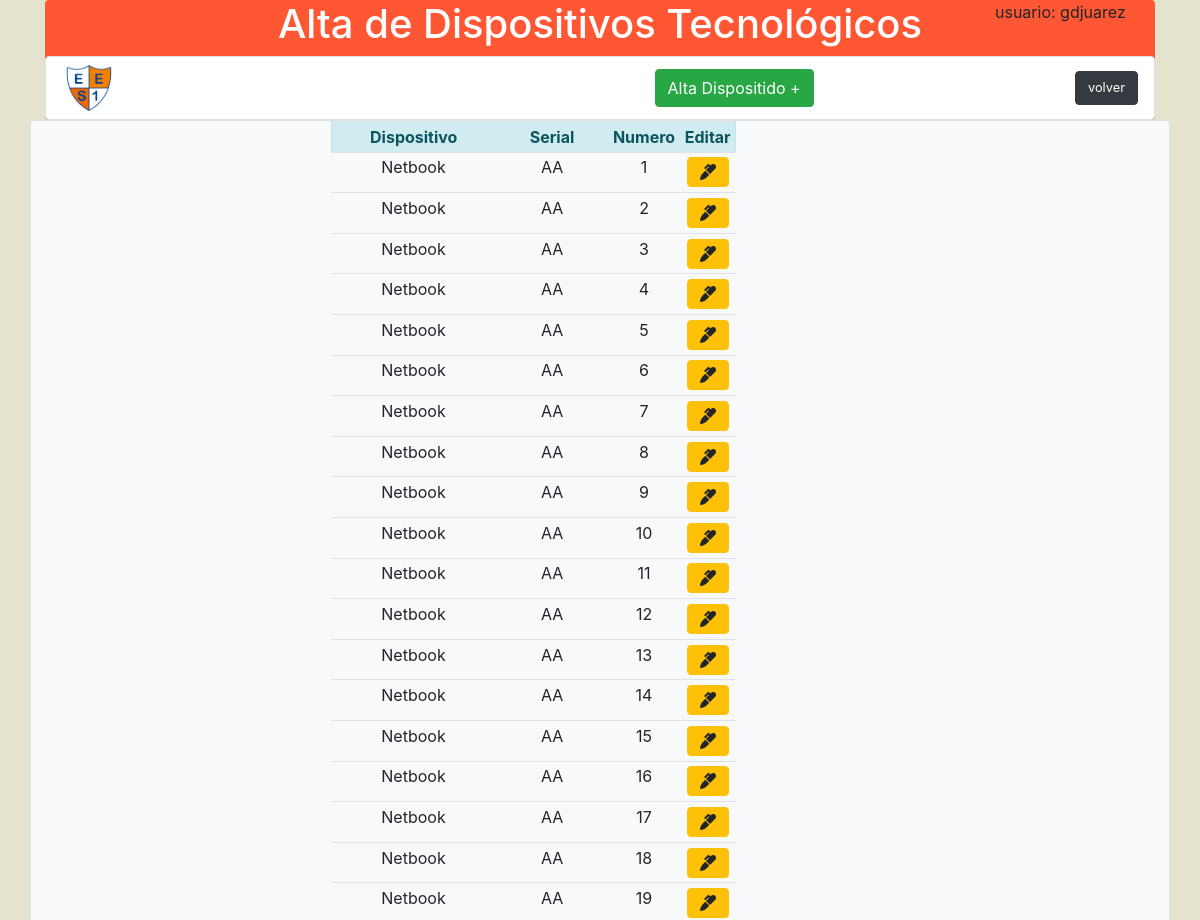
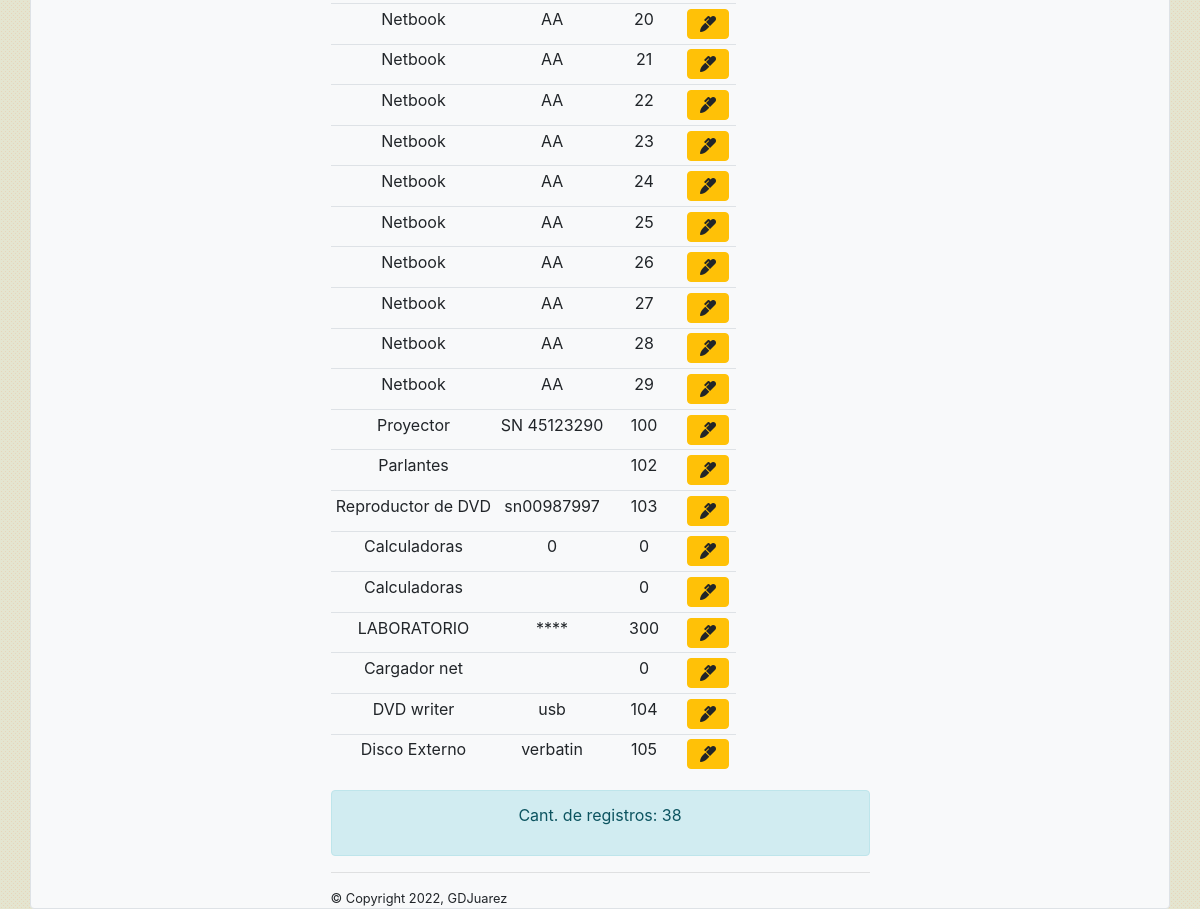
The page /dispositivos/dispositivos.php (signed in) on the database its author committed (2 pictures, top to bottom).
### tables this page shows
CREATE TABLE `dispositivo` (
  `id` int(11) NOT NULL,
  `dispositivo` varchar(45) NOT NULL,
  `n_serial` varchar(45) NOT NULL,
  `numero` int(11) NOT NULL,
  `estado` varchar(20) NOT NULL,
  `Apellido` varchar(45) NOT NULL,
  `Curso` varchar(10) NOT NULL
);

### clases/class_conexion.php (called while the page is built, shortened)
<?php
 class Conexion{
    public function __construct(){
        $this->conexion_db = new mysqli(DB_HOST,DB_USUARIO,DB_PASS,DB_NOMBRE);
    }
  }
?>

### dispositivos/dispositivos.php (the view, shortened to what this page needs)
<?php
require("../clases/class_conexion.php");
require("../clases/class_dispositivo.php");
$mis_dispositivos = new Dispositivo();
$array_dispositivos=$mis_dispositivos->get_dispositivos();
$cant_registros=$mis_dispositivos->get_cantidad_registros();
foreach ($cant_registros as $reg) {
    $cantidad_registros=$reg['total'];
}
?>
<!doctype html>
<html lang="es">
<head>
    <link rel="stylesheet" href="https://cdn.jsdelivr.net/npm/bootstrap@4.6.0/dist/css/bootstrap.min.css"
>
    <link rel="stylesheet" href="https://cdnjs.cloudflare.com/ajax/libs/font-awesome/5.15.2/css/all.min.css">
    <link rel="stylesheet" href="../stylefondo.css">
</head>
<header>
    <div class="container">
        <div class="banner  rounded" style="background-color: #FF5733 ;">
            <div class="row">
                <div class="col-lg-2">
                </div>
                <div class="col-lg-8">
                    <h1 class="text-white text-center">Alta de Dispositivos Tecnológicos</h1>
                </div>
                <div class="col-lg-2">
                <p>usuario:  <?php echo $_SESSION['user'];?></p>
                </div>
            </div>
            <nav class="navbar navbar-light bg-white border rounded">
                <img src="../img/escudo1.png" class="rounded " style="width:5%" alt="Responsive image">
                <button type="button" class="btn btn-success" data-toggle="modal" data-target="#myModal_sesion"
                    id="alta_disp" title="Ingresar"> Alta Dispositido + </button>
                <form class="form-inline my-2 my-lg-0" action="../prestamos/menu.php" method="post">
                    <button class="btn btn-dark " type="submit"><small>volver</small></button>
                </form>
            </nav>
        </div>
</header>
<body>
    <div class='container bg-light border rounded'>
        <div class="row">
            <div class="col-md-3">
            </div>
            <div class="col-md-6">
                <div id="chequeo">
                    <form action="cursosUpdate.php" method="POST">
                        <table class="table table-sm table-hover text-center table-responsive" id="tablaPmo">
                            <tr class="sticky-top  text-center alert alert-info role='alert'>">
                                <th>Dispositivo</th>
                                <th>Serial</th>
                                <th>Numero</th>
                                <th>Editar</th>
                            </tr>
                            <?php
                        foreach($array_dispositivos as $row) {
                                   $id=$row['id'];
                    ?>
                        <tr>
                               <td><?php echo $row['dispositivo']; ?></td>
                                <td><?php echo $row['n_serial']; ?></td>
                                <td><?php echo $row['numero']; ?></td>
                                <td>
                                    <div class="btn-group">
                                        <a href="javascript:;" class="btn btn-warning"
                                            onclick="avisom('edito_disp.php?id=<?php echo $id?>'); return false;"><i
                                                class="fas fa-marker"></i></a>
                                    </div>
                                </td>
                </div>
                </tr>
                <?php
                     }
                ?>
                <div class="alert alert-info" role="alert">
                <?php 	echo "<p align='center'> Cant. de registros: ".$cantidad_registros."</p>";	?>
        </div>
    <hr>
    <footer>
        <small>&copy; Copyright 2022, GDJuarez</small>
    </footer>
</body>
</html>

### stylefondo.css (style rules this page uses)
body { background-color: #e4e5d0; }

### rows shown on the page
dispositivo: dispositivo "Netbook", n_serial "AA", numero "1"
dispositivo: dispositivo "Netbook", n_serial "AA", numero "2"
dispositivo: dispositivo "Netbook", n_serial "AA", numero "3"
dispositivo: dispositivo "Netbook", n_serial "AA", numero "4"
dispositivo: dispositivo "Netbook", n_serial "AA", numero "5"
dispositivo: dispositivo "Netbook", n_serial "AA", numero "6"
dispositivo: dispositivo "Netbook", n_serial "AA", numero "7"
dispositivo: dispositivo "Netbook", n_serial "AA", numero "8"
dispositivo: dispositivo "Netbook", n_serial "AA", numero "9"
dispositivo: dispositivo "Netbook", n_serial "AA", numero "10"
dispositivo: dispositivo "Netbook", n_serial "AA", numero "11"
dispositivo: dispositivo "Netbook", n_serial "AA", numero "12"
dispositivo: dispositivo "Netbook", n_serial "AA", numero "13"
dispositivo: dispositivo "Netbook", n_serial "AA", numero "14"
dispositivo: dispositivo "Netbook", n_serial "AA", numero "15"
dispositivo: dispositivo "Netbook", n_serial "AA", numero "16"
dispositivo: dispositivo "Netbook", n_serial "AA", numero "17"
dispositivo: dispositivo "Netbook", n_serial "AA", numero "18"
dispositivo: dispositivo "Netbook", n_serial "AA", numero "19"
dispositivo: dispositivo "Netbook", n_serial "AA", numero "20"
dispositivo: dispositivo "Netbook", n_serial "AA", numero "21"
dispositivo: dispositivo "Netbook", n_serial "AA", numero "22"
dispositivo: dispositivo "Netbook", n_serial "AA", numero "23"
dispositivo: dispositivo "Netbook", n_serial "AA", numero "24"
dispositivo: dispositivo "Netbook", n_serial "AA", numero "25"
dispositivo: dispositivo "Netbook", n_serial "AA", numero "26"
dispositivo: dispositivo "Netbook", n_serial "AA", numero "27"
dispositivo: dispositivo "Netbook", n_serial "AA", numero "28"
dispositivo: dispositivo "Netbook", n_serial "AA", numero "29"
dispositivo: dispositivo "Proyector", n_serial "SN 45123290", numero "100"
dispositivo: dispositivo "Parlantes", numero "102"
dispositivo: dispositivo "Reproductor de DVD", n_serial "sn00987997", numero "103"
dispositivo: dispositivo "Calculadoras", n_serial "0", numero "0"
dispositivo: dispositivo "Calculadoras", numero "0"
dispositivo: dispositivo "LABORATORIO", n_serial "****", numero "300"
dispositivo: dispositivo "Cargador net", numero "0"
dispositivo: dispositivo "DVD writer", n_serial "usb", numero "104"
dispositivo: dispositivo "Disco Externo", n_serial "verbatin", numero "105"

### other values the page prints
$_SESSION['user'] "gdjuarez"
$cantidad_registros "38"
